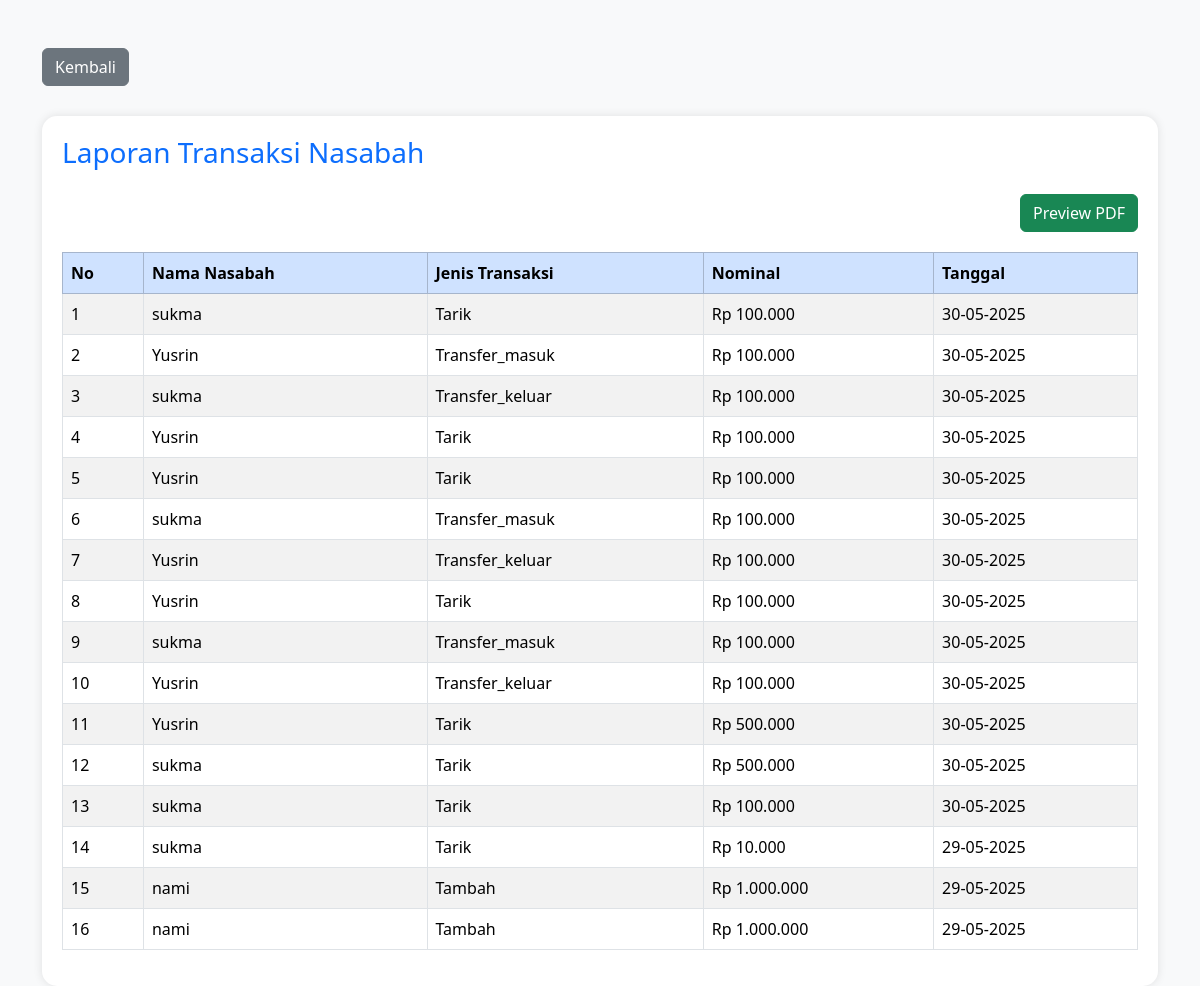
Page /view_admin/laporan/laporan.php (signed in) on the committed database.
### tables this page shows
CREATE TABLE `transaksi` (
  `id_transaksi` int NOT NULL,
  `tipe` enum('tambah','tarik','transfer_keluar','transfer_masuk') DEFAULT NULL,
  `jumlah` int DEFAULT NULL,
  `tanggal` datetime DEFAULT NULL,
  `keterangan` varchar(100) DEFAULT NULL,
  `nama_nasabah` varchar(100) DEFAULT NULL,
  `id_nasabah` int DEFAULT NULL
);

### view_admin/laporan/laporan.php (the view, shortened to what this page needs)
<?php
include '../../include/config.php';
$query = "SELECT nama_nasabah, tipe, jumlah, tanggal FROM transaksi ORDER BY tanggal DESC";
$result = mysqli_query($conn, $query);
?>
<!DOCTYPE html>
<html lang="id">
<head>
        <link rel="stylesheet" href="../../asset/css/bootstrap.min.css">
</head>
<body>
<div class="container mt-5">
        <a href="../index.php" type="button" class="btn btn-secondary " >Kembali</a>
    <div class="laporan-card" id="laporan">
        <h3 class="mb-4">Laporan Transaksi Nasabah</h3>
        <button class="btn btn-success btn-print" onclick="previewPDF()">Preview PDF</button>
        <table class="table table-bordered table-striped mt-4">
            <thead class="table-primary">
                <tr>
                    <th>No</th>
                    <th>Nama Nasabah</th>
                    <th>Jenis Transaksi</th>
                    <th>Nominal</th>
                    <th>Tanggal</th>
                </tr>
            </thead>
            <tbody>
                <?php
                $no = 1;
                while ($row = mysqli_fetch_assoc($result)) : ?>
                    <tr>
                        <td><?= $no++ ?></td>
                        <td><?= htmlspecialchars($row['nama_nasabah']) ?></td>
                        <td><?= ucfirst(htmlspecialchars($row['tipe'])) ?></td>
                        <td>Rp <?= number_format($row['jumlah'], 0, ',', '.') ?></td>
                        <td><?= date('d-m-Y', strtotime($row['tanggal'])) ?></td>
                    </tr>
                <?php endwhile; ?>
            </tbody>
        </table>
    </div>
</div>
</body>
</html>

### view_admin/laporan/laporan.php (style rules this page uses)
body { background-color: #f8f9fa; }
.laporan-card { background: #fff; padding: 20px; border-radius: 15px; box-shadow: 0 0 10px rgba(0,0,0,0.1); margin-top: 30px; transition: 0.3s ease; }
h3 { color: #0d6efd; }
.btn-print { float: right; margin-bottom: 20px; }

### rows in the picture
transaksi: nama_nasabah "sukma", tipe "Tarik", jumlah "100.000", tanggal "30-05-2025"
transaksi: nama_nasabah "Yusrin", tipe "Transfer_masuk", jumlah "100.000", tanggal "30-05-2025"
transaksi: nama_nasabah "sukma", tipe "Transfer_keluar", jumlah "100.000", tanggal "30-05-2025"
transaksi: nama_nasabah "Yusrin", tipe "Tarik", jumlah "100.000", tanggal "30-05-2025"
transaksi: nama_nasabah "Yusrin", tipe "Tarik", jumlah "100.000", tanggal "30-05-2025"
transaksi: nama_nasabah "sukma", tipe "Transfer_masuk", jumlah "100.000", tanggal "30-05-2025"
transaksi: nama_nasabah "Yusrin", tipe "Transfer_keluar", jumlah "100.000", tanggal "30-05-2025"
transaksi: nama_nasabah "Yusrin", tipe "Tarik", jumlah "100.000", tanggal "30-05-2025"
transaksi: nama_nasabah "sukma", tipe "Transfer_masuk", jumlah "100.000", tanggal "30-05-2025"
transaksi: nama_nasabah "Yusrin", tipe "Transfer_keluar", jumlah "100.000", tanggal "30-05-2025"
transaksi: nama_nasabah "Yusrin", tipe "Tarik", jumlah "500.000", tanggal "30-05-2025"
transaksi: nama_nasabah "sukma", tipe "Tarik", jumlah "500.000", tanggal "30-05-2025"
transaksi: nama_nasabah "sukma", tipe "Tarik", jumlah "100.000", tanggal "30-05-2025"
transaksi: nama_nasabah "sukma", tipe "Tarik", jumlah "10.000", tanggal "29-05-2025"
transaksi: nama_nasabah "nami", tipe "Tambah", jumlah "1.000.000", tanggal "29-05-2025"
transaksi: nama_nasabah "nami", tipe "Tambah", jumlah "1.000.000", tanggal "29-05-2025"
